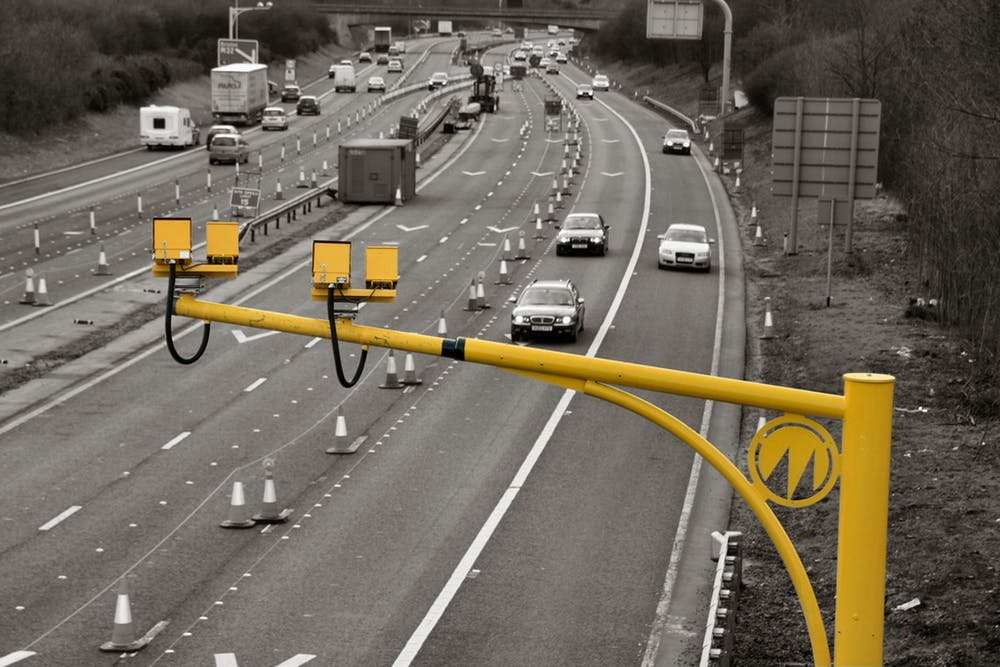
#> input picture image_1.jpg, 1000 x 667 px, given in place of test2.mp4, which was not available
$ python lanedetection.py
#> lines starting #> are read from the running program, lines starting #| are printed output that depends on the picture; after the words box and inside, x2 and y2 are one past the last pixel; in counts of white or black regions, pixels touching at a corner belong together; pictures that were not available may be replaced by others from this repository, and a replacement may not be noted
#> further down, frame is the input picture: shape (667, 1000, 3); mean B, G, R 91, 103.6, 110.6
import cv2
import numpy as np

def make_coordinates(image, line_parameters):
    slope, intercept = line_parameters
    y1 = image.shape[0]
    y2 = int(y1 * (3 / 5))  # Slightly above the bottom of the image
    try:
        x1 = int((y1 - intercept) / slope)
        x2 = int((y2 - intercept) / slope)
        return np.array([x1, y1, x2, y2])
    except ZeroDivisionError:
        return None

def average_slope_intercept(image, lines):
    left_fit = []
    middle_fit = []
    right_fit = []

    if lines is None:
        return np.array([])

    for line in lines:
        x1, y1, x2, y2 = line.reshape(4)
        parameters = np.polyfit((x1, x2), (y1, y2), 1)  # Get slope and intercept
        slope = parameters[0]
        intercept = parameters[1]

        if slope < -0.5:  # Steeper negative slope for left lane
            left_fit.append((slope, intercept))
        elif slope > 0.5:  # Positive slope for right lane
            right_fit.append((slope, intercept))
        else:  # Nearly vertical lines (for middle lane)
            middle_fit.append((slope, intercept))

    output_lines = []

    if left_fit:
        left_fit_average = np.average(left_fit, axis=0)
        left_line = make_coordinates(image, left_fit_average)
        if left_line is not None:
            output_lines.append(left_line)

    if middle_fit:
        middle_fit_average = np.average(middle_fit, axis=0)
        middle_line = make_coordinates(image, middle_fit_average)
        if middle_line is not None:
            output_lines.append(middle_line)

    if right_fit:
        right_fit_average = np.average(right_fit, axis=0)
        right_line = make_coordinates(image, right_fit_average)
        if right_line is not None:
            output_lines.append(right_line)

    return np.array(output_lines)

def canny(image):
    gray = cv2.cvtColor(image, cv2.COLOR_RGB2GRAY)
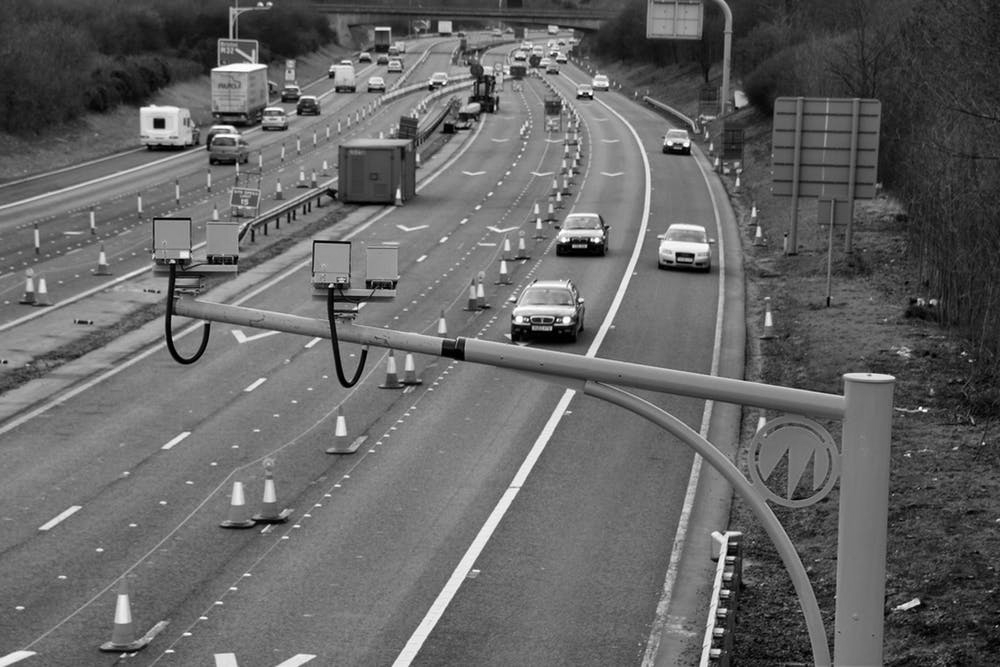
#> gray: shape (667, 1000); min 0, max 255, mean 100.7
    blur = cv2.GaussianBlur(gray, (5, 5), 0)
    canny = cv2.Canny(blur, 50, 150)
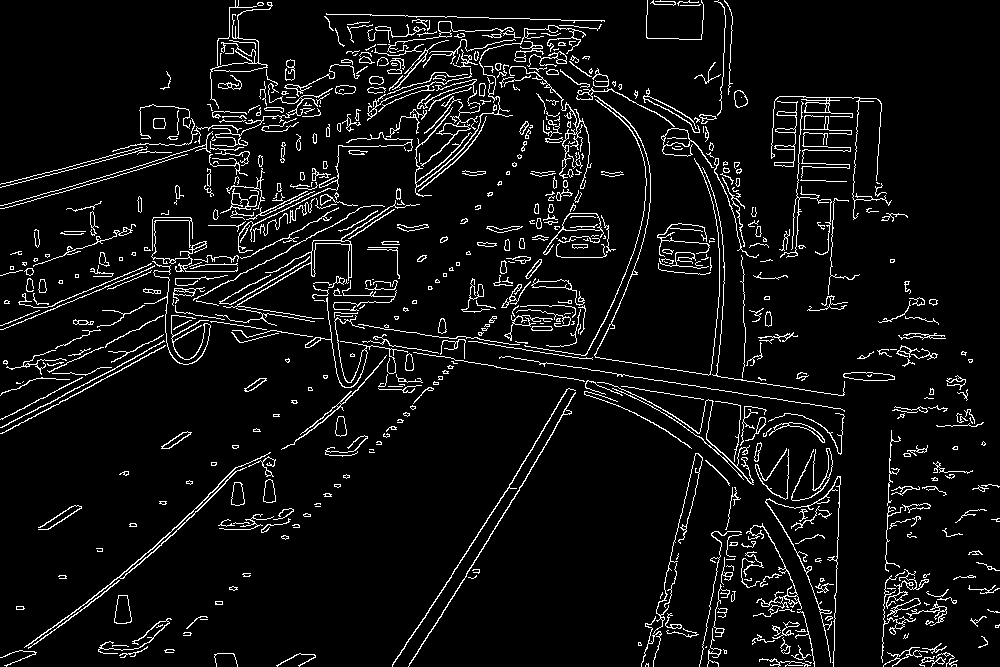
#> canny: shape (667, 1000); 6.4% white in thin lines or dots
    return canny

def region_of_interest(image):
    height = image.shape[0]
#> height = 667
    polygons = np.array([
        [(100, height), (image.shape[1] - 100, height), (image.shape[1] // 2, int(height * 0.55))]
    ])
#> polygons = [[100, 667], [900, 667], [500, 366]]
    mask = np.zeros_like(image)
    cv2.fillPoly(mask, polygons, 255)
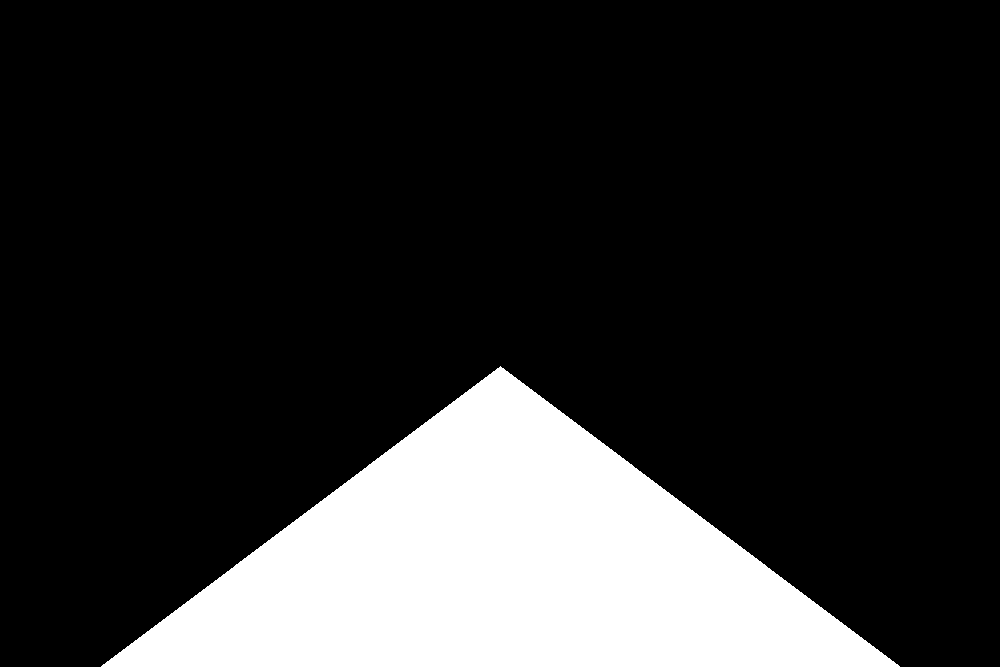
#> mask: shape (667, 1000); 18.1% white; 1 white region, box (x1, y1, x2, y2) and area: (101, 366, 900, 667) 120499
    masked_image = cv2.bitwise_and(image, mask)
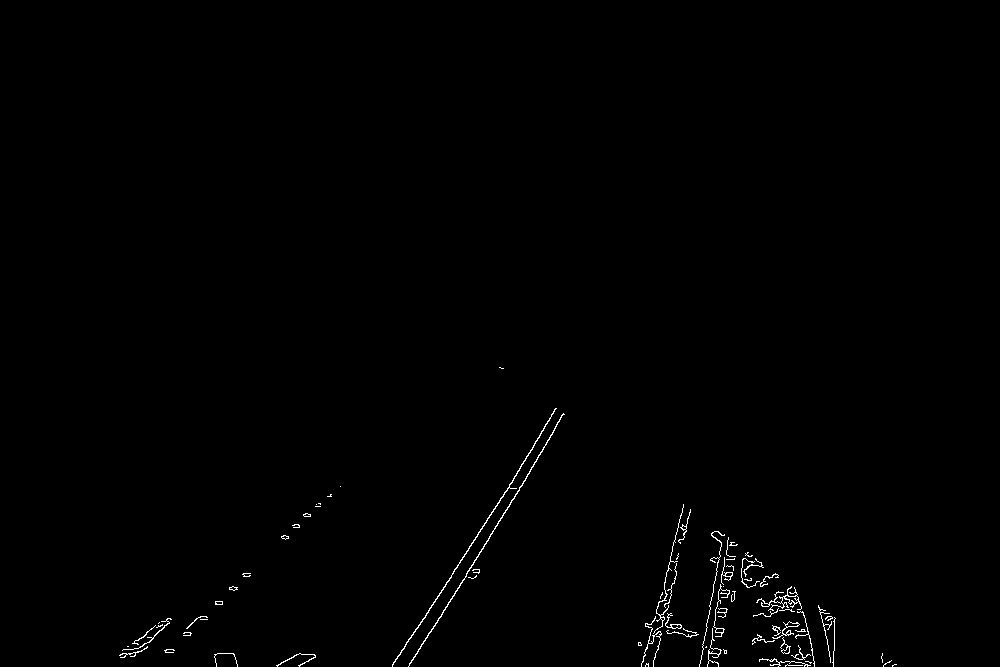
#> masked_image: shape (667, 1000); 0.57% white in thin lines or dots, all inside (x1, y1, x2, y2) = (119, 367, 897, 667)
    return masked_image

def display_lines(image, lines):
    line_image = np.zeros_like(image)
    if lines is not None:
        for line in lines:
            x1, y1, x2, y2 = line
            cv2.line(line_image, (x1, y1), (x2, y2), (0, 255, 0), 10)
    return line_image

# Process video for lane detection
cap = cv2.VideoCapture('test2.mp4')  # Replace with your video file

while cap.isOpened():
    ret, frame = cap.read()
    if not ret:
        break

    canny_image = canny(frame)
    cropped_image = region_of_interest(canny_image)
    lines = cv2.HoughLinesP(cropped_image, 2, np.pi / 180, 100, np.array([]), minLineLength=40, maxLineGap=5)
#> lines = [[452, 598, 563, 414], [443, 589, 505, 491], [482, 528, 544, 428], [426, 613, 461, 560], [700, 663, 721, 542], [670, 557, 683, 506], [770, 665, 814, 665], [431, 631, 484, 544]]
    averaged_lines = average_slope_intercept(frame, lines)
#> the loop in average_slope_intercept, `for line in lines:` made 8 passes
#> (x1, y1, x2, y2, slope, intercept) on passes 1 to 8: (452, 598, 563, 414, -1.66, 1347.3), (443, 589, 505, 491, -1.58, 1289.2), (482, 528, 544, 428, -1.61, 1305.4), (426, 613, 461, 560, -1.51, 1258.1), (700, 663, 721, 542, -5.76, 4696.3), (670, 557, 683, 506, -3.92, 3185.5), (770, 665, 814, 665, -4.58e-15, 665), (431, 631, 484, 544, -1.64, 1338.5)
#> after the loop in average_slope_intercept, `for line in lines:`: left_fit = [(-1.66, 1347.3), (-1.58, 1289.2), (-1.61, 1305.4), (-1.51, 1258.1), (-5.76, 4696.3), (-3.92, 3185.5), (-1.64, 1338.5)]; middle_fit = [(-4.58e-15, 665)]; right_fit = []
#> in average_slope_intercept, `left_fit_average = np.average(left_fit, axis=0)`: left_fit_average = [-2.53, 2060]
#> in make_coordinates, `slope, intercept = line_parameters`: slope = -2.53; intercept = 2060
#> in make_coordinates, `x1 = int((y1 - intercept) / slope)`: x1 = 551
#> in make_coordinates, `x2 = int((y2 - intercept) / slope)`: x2 = 656
#> in average_slope_intercept, `left_line = make_coordinates(image, left_fit_average)`: left_line = [551, 667, 656, 400]
#> in average_slope_intercept, `middle_fit_average = np.average(middle_fit, axis=0)`: middle_fit_average = [-4.58e-15, 665]
#> in average_slope_intercept, `middle_line = make_coordinates(image, middle_fit_average)`: middle_line = [-436932536486211, 667, 57893561084532400, 400]
#> averaged_lines = [[551, 667, 656, 400], [-436932536486211, 667, 57893561084532400, 400]]
#> the loop in display_lines, `for line in lines:` made 2 passes
#> after the loop in display_lines, `for line in lines:`:
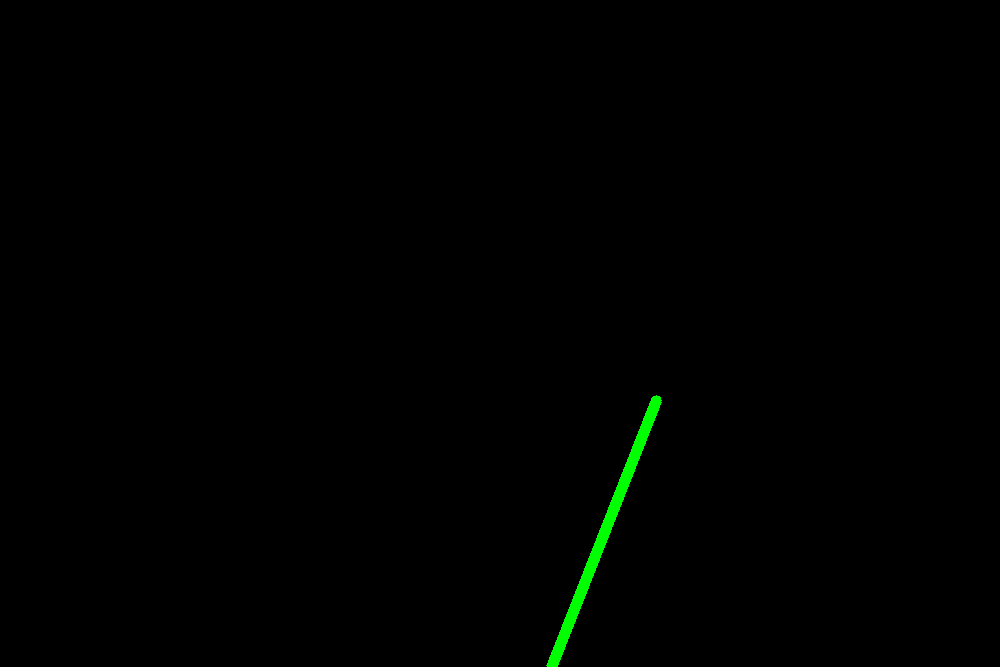
#> line_image: shape (667, 1000, 3); mean of channels 0, 1, 2 0, 1.2, 0; drawn as B, G, R
#> (the run stopped early here; a loop or call above may not have finished)
